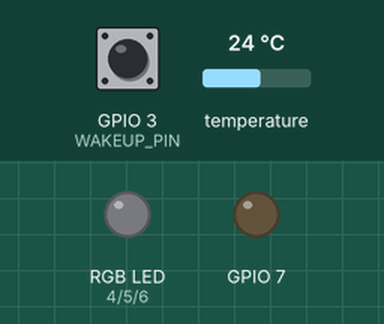
Simulated run of this sketch. Board: ESP32-S3. Parts: an RGB LED mixed from three pins (HIGH = lit), output pins drawn as LEDs (lit = HIGH). The inputs (shaded band) are chosen by the test bench; at power-on: GPIO 3 (WAKEUP_PIN) LOW, temperature 24 °C. At 11.8 s the program puts the board to deep sleep or switches it off; the recording ends there.

Above: at 0.8 s.
0.9 s: GPIO 3 (WAKEUP_PIN) pulled HIGH for 0.15 s
At 1.6 s:
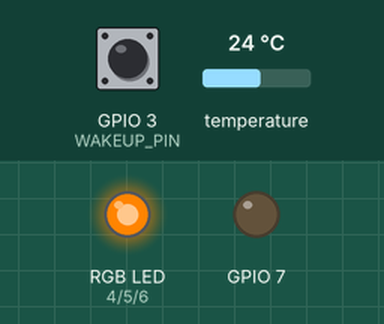
4.0 s: temperature set to 25 °C
At 6.8 s:
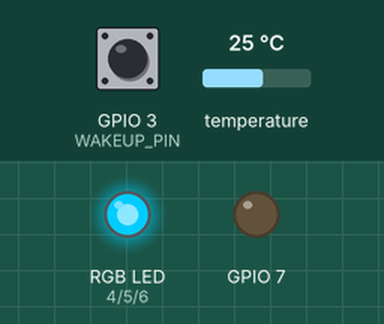
7.0 s: temperature set to 25.9 °C
At 9.3 s:
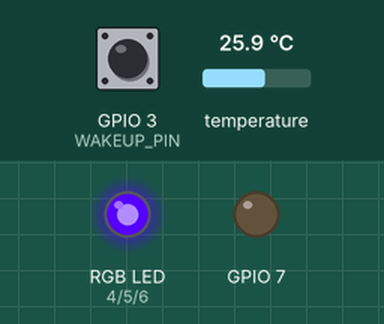
10.0 s: temperature set to 12 °C
Timing chart, 0 to 11.8 s (numbered marks = the images above; inputs shaded):
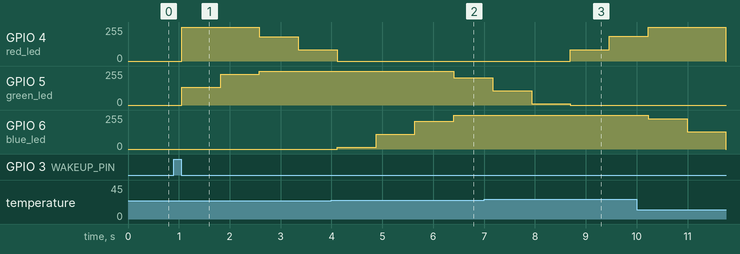

Measured:
- the behaviour switches between 24.4 and 24.5 °C on temperature (found by bisection; images 1 and 2)
- the behaviour switches between 25.4 and 25.5 °C on temperature (found by bisection; images 2 and 3)
- after the input at 0.9 s, GPIO 4 (red_led): 0/255 → 255/255 after 0.16 s, → 182/255 1.5 s later, → 85/255 0.76 s later; GPIO 5 (green_led): 0/255 → 132/255 after 0.16 s, → 229/255 0.76 s later, → 255/255 0.76 s later
- after the input at 4.0 s, GPIO 5 (green_led): 255/255 → 204/255 after 2.4 s
- after the input at 7.0 s, GPIO 4 (red_led): 0/255 → 86/255 after 1.7 s, → 186/255 0.76 s later; GPIO 6 (blue_led): stays 255/255 (without the input it goes to 0/255 after 1.7 s)

The sketch:

2026.11.11ONOFF.ino
```cpp
#include <OneWire.h>
#include <DallasTemperature.h>
# include <esp_sleep.h>

# define WAKEUP_PIN GPIO_NUM_3

// 가변저항 설정 . 온도보정 - 2 .  들고다니면서 온도 흔들리는경우 . deep sleep mode, 작동 모드 전력 측정, 배터리 잔량  , 가변저항으로 온도 커스텀 기능
OneWire onewire(2); // pull up 저항 연결
DallasTemperature sensors(&onewire);
float t;


unsigned long buttontime = 0;

void setup() {

 Serial.begin(9600);
 sensors.begin();

 pinMode (3,INPUT_PULLDOWN); // 기기 작동용 푸쉬버튼 설정

 pinMode(4,OUTPUT);  //red led
 pinMode(5,OUTPUT); // green led
 pinMode(6,OUTPUT); // blue led

 pinMode(7,OUTPUT); // buzzer 제어

 pinMode (21, INPUT_PULLUP); //

 esp_sleep_wakeup_cause_t cause = esp_sleep_get_wakeup_cause();

 if (cause == ESP_SLEEP_WAKEUP_GPIO){
  while (digitalRead(3)== HIGH ){
    delay(10);
  }
  buttontime =millis(); // 버튼을 놓을 때까지 대기

 }
 else{
  waitbutton();
 }

}

enum statevalue { red, green, blue };
statevalue tempstate;

int buzzer = 0;
unsigned long buzzertime = 0;
int buzzerrunning = 0;

enum mode{
  waitingstablestate, // 안정 상태 대기중
  start // 안정 상태 도달 완료-> 안정상태 온도조건에서의 led 점등을 시작
};
mode state = waitingstablestate ;

const int totcnt = 5; // 누적할 온도의 갯수
float samples[totcnt]; // sample 배열
int cnt =0; // 몇개 들어왔는가

float changelimit = 3;
float stablelimit = 0.5;
int stablecnt=0; // 안정화 횟수
int changecnt = 0;

unsigned long bluestarttime = 0;
int firstblue = 1;

void setled(statevalue s){
  digitalWrite(4, s == red);
  digitalWrite(5, s == green);
  digitalWrite(6, s== blue );
}

void offled(){
  digitalWrite(4,LOW);
  digitalWrite(5,LOW);
  digitalWrite(6,LOW);
}

void ledcontrol(){ // 온도에 따른 led 제어 + 깜빡임 보정 (내려가는 경우만 고려) ,
  if (tempstate == red){
    if (t<=60){
      tempstate = green;
    }
  }
  else if (tempstate ==green){

    if (t<=45){
      tempstate =blue;
    }
    else {
      tempstate =green;
    }
  }
  else if (tempstate == blue){
    if (firstblue == 1){
      bluestarttime = millis();
      firstblue = 0;
    }
    else{
      if (millis()-bluestarttime>=5000){
        gosleep();

      }
    }
  }

  setled(tempstate);

}

void buzzercontrol(){
  if (digitalRead(21)== HIGH){
    digitalWrite (7,LOW);
    buzzerrunning = 0;
    buzzertime = 0 ;
    return;
  }
  if (tempstate == green&& buzzer ==0 && buzzerrunning == 0 ){
    digitalWrite(7,HIGH);
    buzzertime = millis();
    buzzerrunning = 1;
    buzzer = 1;
  }
  if (buzzerrunning == 1){
    if (millis()-buzzertime >=1000){
      digitalWrite (7,LOW);
      buzzerrunning = 0 ;
      buzzertime = 0;
    }
  }

}

void add(float t){ //sample 배열에 온도값 저장
  if (cnt<totcnt){
    samples[cnt++]= t;
  }
  else{
    for (int i=0;i<totcnt-1;i++){
      samples[i]=samples[i+1];
    }
    samples[totcnt-1]=t;
  }
}

float maxminus(){ // 배열의 max-min 값 반환
  float maxtemp = samples[0];
  float mintemp = samples[0];

  for (int i=0;i<totcnt;i++){
    if (samples[i]>maxtemp){
      maxtemp=samples[i];
    }
    if (samples[i]<mintemp){
      mintemp=samples[i];
    }
  }
  float result= maxtemp-mintemp;
  return result;
}

void waitbutton(){
  while (digitalRead(3)==LOW){
    delay(10);
  }

  while (digitalRead(3)==HIGH){
    delay(10);
  }
  buttontime = millis();
}


void gosleep(){
  offled();
  digitalWrite(7,LOW);

  esp_deep_sleep_enable_gpio_wakeup(
    1ULL << WAKEUP_PIN, // gpio 3 를 wakeupbutton 으로 설정
    ESP_GPIO_WAKEUP_GPIO_HIGH // gpio 3 high 일떄 wakeup
  );

  esp_deep_sleep_start();

}

void rainbowled() {
  int phase = (millis() / 20) % 600;

  int r, g, b;

  if (phase < 100) {
    r = 255;
    g = phase * 255 / 100;
    b = 0;
  }
  else if (phase < 200) {
    r = 255 - (phase - 100) * 255 / 100;
    g = 255;
    b = 0;
  }
  else if (phase < 300) {
    r = 0;
    g = 255;
    b = (phase - 200) * 255 / 100;
  }
  else if (phase < 400) {
    r = 0;
    g = 255 - (phase - 300) * 255 / 100;
    b = 255;
  }
  else if (phase < 500) {
    r = (phase - 400) * 255 / 100;
    g = 0;
    b = 255;
  }
  else {
    r = 255;
    g = 0;
    b = 255 - (phase - 500) * 255 / 100;
  }

  analogWrite(4, r);
  analogWrite(5, g);
  analogWrite(6, b);
}

void sleepindicator() {
  analogWrite(4, 0);
  analogWrite(5, 0);

  for (int i = 100; i >= 0; i -= 2) {
    analogWrite(6, i);
    delay(30);
  }

  offled();
}

void loop (){
  if (state == waitingstablestate){
    rainbowled();
  }

  sensors.requestTemperatures();
  t = sensors.getTempCByIndex(0);

  if (t == -127){
    return ;
  }

  add(t);

  if (cnt<totcnt){
    return ;
  } // 배열 다 안찼으면 바로 Return

  float change = samples[totcnt-1]- samples[0];

  if (change <=-changelimit){
    changecnt++;
  }
  else{
    changecnt = 0;
  }

  if (maxminus()<stablelimit){
    stablecnt++;
  }
  else{
    stablecnt = 0;
  }

  if (changecnt>=3){

    gosleep();
  }


  if (state == waitingstablestate ){

    if (stablecnt>=3 || millis() - buttontime >10000){
      offled();
      state = start;
      if (t>60){
        tempstate =red;
      }
      else if (t>45){
        tempstate = green;
      }
      else{
        tempstate = blue;
      }
    }
  }
  else if (state == start){


    ledcontrol();
    buzzercontrol();
  }
}
```
